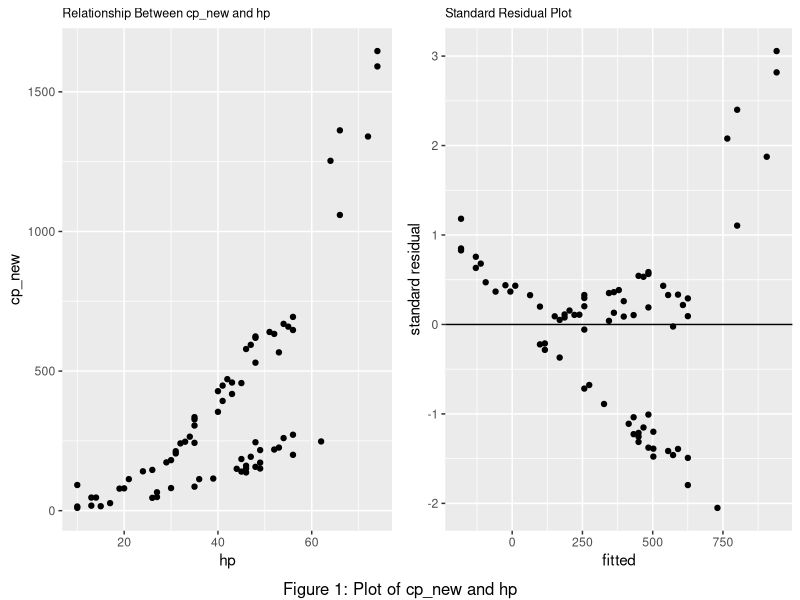
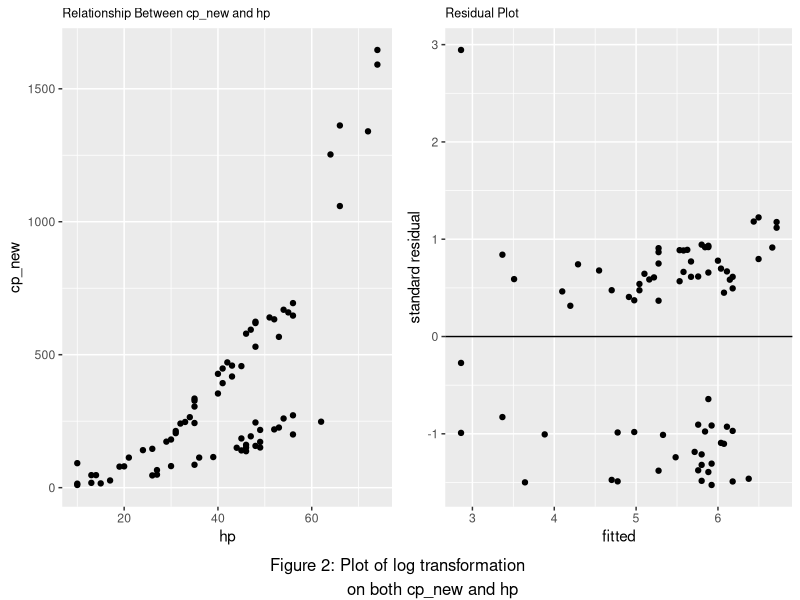

Here is the R script that generated these plots, in order: (Note: this script raises an error after producing the figures.)
## ---- chunk 1
knitr::opts_chunk$set(message=FALSE, warning=FALSE, fig.height=3, fig.width=8, fig.align = "center",tidy.opts=list(width.cutoff=60),tidy=TRUE)
library(dplyr)
library(ggplot2)
library(skimr)
library(broom)
library(readr)
library(gridExtra)
options(digits=3)
pokemon <- read_csv("pokemon.csv")
## ---- chunk 2
pokemon_lm = lm (cp_new~hp,data=pokemon) 
std=augment(pokemon_lm)$.std.resid
fitted=augment(pokemon_lm)$.fitted

#plot
p1 <- ggplot(data=pokemon,aes(x=hp,y=cp_new)) + 
  geom_point() + 
  ggtitle("Relationship Between cp_new and hp") + 
  theme(plot.title = element_text(size = 9))

#residual
p2 <- ggplot(data=pokemon_lm,aes(x=fitted,y=std)) + 
  geom_point()+xlab("fitted") + 
  ylab("standard residual") + 
  geom_hline(yintercept = 0)+ggtitle("Standard Residual Plot") + 
  theme(plot.title = element_text(size = 9))

grid.arrange(p1,p2,nrow=1,ncol=2,bottom="Figure 1: Plot of cp_new and hp")
## ---- chunk 3
pokemon_lm_trans = lm(log(cp_new)~log(hp),data=pokemon) 
std=augment(pokemon_lm_trans)$.std.resid
fitted=augment(pokemon_lm_trans)$.fitted

#plot
p3 <- ggplot(pokemon,aes(x=log(hp),y=log(cp_new))) + 
  geom_point() + 
  ggtitle("Relationship between log(cp_new) and log(hp) ") + 
  theme(plot.title = element_text(size = 9))

#residual
p2 <-ggplot(pokemon_lm_trans,aes(x=fitted,y=std))+geom_point() + 
  xlab("fitted")+ylab("standard residual") + 
  geom_hline(yintercept = 0)+ggtitle("Residual Plot") + 
  theme(plot.title = element_text(size = 9))

grid.arrange(p1,p2,nrow=1,ncol=2,bottom="Figure 2: Plot of log transformation 
             on both cp_new and hp")
## ---- chunk 4
broom::tidy(pokemon_lm_trans,conf.int=TRUE,conf.level=0.95)
## ---- chunk 5
crit_val <-qt(.95,glance(pokemon_lm_trans)$df.resid)
val <-data.frame(hp=c(40))
pred <- augment(pokemon_lm_trans,newdata=val,type.predict = "response")
.se.pred <- sqrt(glance(pokemon_lm_trans)$sigma^2+pred$.se.fit)

pred <- pred %>%
  mutate(lower_PI=.fitted-crit_val*.se.pred,
         upper_PI=.fitted+crit_val*.se.pred, 
         lower_CI=.fitted-crit_val*.se.fit,
         upper_CI=.fitted-crit_val*.se.fit) 

pred
## ---- chunk 6
summary(pokemon_lm_trans)$r.squared
